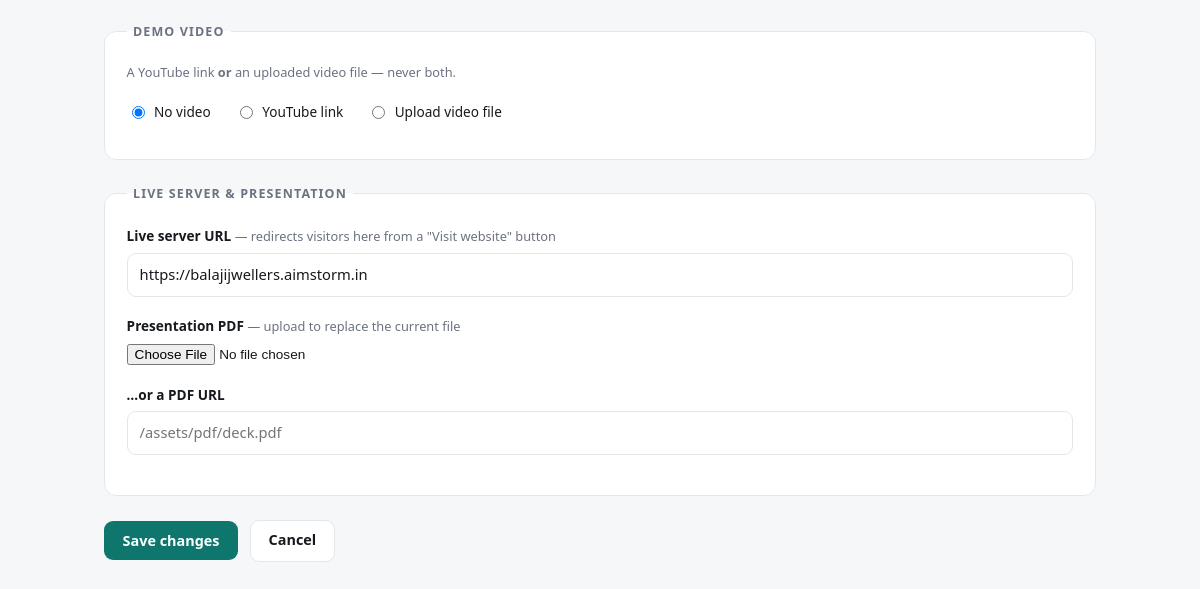
/admin/projects/2/edit (signed in, lower part), run on an earlier commit of the app's database.
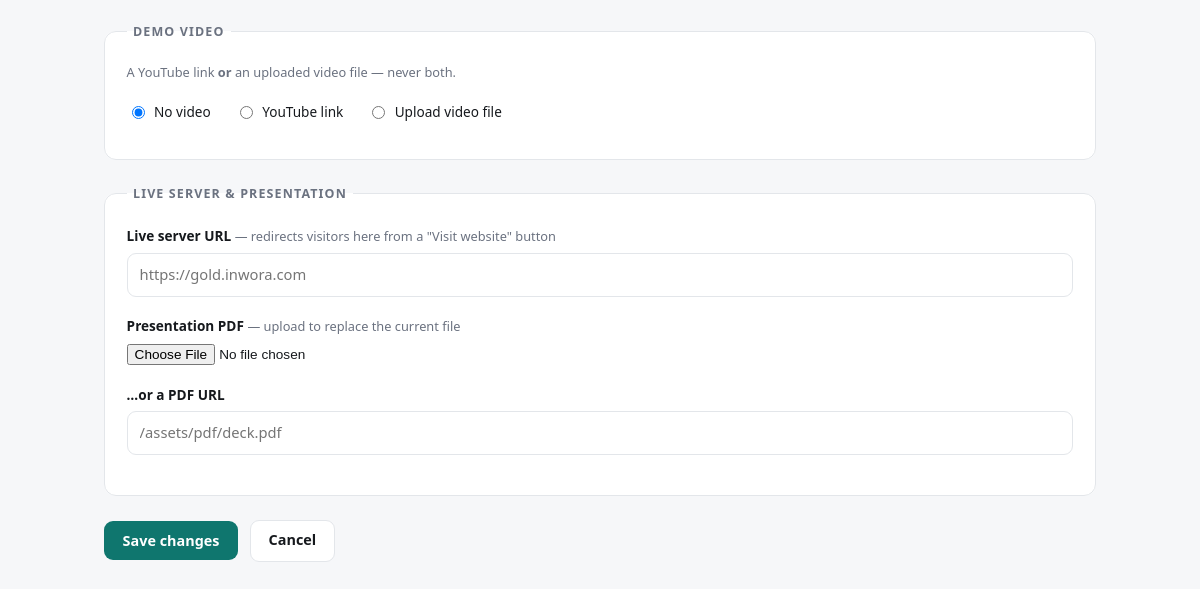
And on a later commit of the database.
### tables this page shows
CREATE TABLE IF NOT EXISTS `projects` (
  `id`           INT UNSIGNED NOT NULL AUTO_INCREMENT,
  `slug`         VARCHAR(160) NOT NULL,
  `title`        VARCHAR(200) NOT NULL,
  `category`     VARCHAR(120) NOT NULL,
  `short_desc`   TEXT         NOT NULL,
  `full_desc`    LONGTEXT     NOT NULL,
  `icon`         VARCHAR(60)  NOT NULL DEFAULT 'Layout',
  `banner`       VARCHAR(500) NOT NULL DEFAULT '',
  `video_type`   ENUM('youtube', 'upload') NULL DEFAULT NULL,
  `video_url`    VARCHAR(500) NULL,
  `video_file`   VARCHAR(500) NULL,
  `pdf_url`      VARCHAR(500) NULL,
  `live_url`     VARCHAR(500) NULL,
  `sort_order`   INT          NOT NULL DEFAULT 0,
  `is_published` TINYINT(1)   NOT NULL DEFAULT 1,
  `show_web_view`    TINYINT(1)   NOT NULL DEFAULT 1,
  `show_mobile_view` TINYINT(1)   NOT NULL DEFAULT 0,
  `created_at`   TIMESTAMP    NOT NULL DEFAULT CURRENT_TIMESTAMP,
  `updated_at`   TIMESTAMP    NOT NULL DEFAULT CURRENT_TIMESTAMP ON UPDATE CURRENT_TIMESTAMP,
  PRIMARY KEY (`id`),
  UNIQUE KEY `uq_projects_slug` (`slug`),
  KEY `idx_projects_listing` (`is_published`, `sort_order`)
);

### admin/controller.php (called while the page is built, shortened)
<?php
require_once dirname(__DIR__) . '/src/helpers.php';
require_once dirname(__DIR__) . '/src/ProjectRepository.php';
function view(string $name, array $data = []): void
{
    extract($data, EXTR_SKIP);
    require __DIR__ . '/views/' . $name . '.php';
    require __DIR__ . '/views/layout.php';
    exit;
}
function admin_project_form(?int $id): void
{
    $repo = new ProjectRepository();
    $project = null;
    if ($id !== null) {
        $project = $repo->findById($id);
    }
    view('project-form', [
        'title'   => $project ? 'Edit project' : 'New project',
        'project' => $project,
    ]);
}

### config/database.php (called while the page is built, shortened)
<?php
require_once __DIR__ . '/env.php';
function db(): PDO
{
    static $pdo = null;
    $dsn = sprintf(
        'mysql:host=%s;port=%d;dbname=%s;charset=utf8mb4',
        env('DB_HOST', '127.0.0.1'),
        env_int('DB_PORT', 3306),
        env('DB_DATABASE', 'inworalanding')
    );
    try {
        $pdo = new PDO($dsn, env('DB_USERNAME', 'root'), env('DB_PASSWORD', ''), [
            PDO::ATTR_ERRMODE            => PDO::ERRMODE_EXCEPTION,
            PDO::ATTR_DEFAULT_FETCH_MODE => PDO::FETCH_ASSOC,
            PDO::ATTR_EMULATE_PREPARES   => false,
        ]);
    } catch (PDOException $e) {
        throw new RuntimeException(
            'Database connection failed. Check the DB_* values in backend/.env and make sure MySQL is running. '
            . 'Original error: ' . $e->getMessage(),
            0,
            $e
        );
    }
    return $pdo;
}

### src/ProjectRepository.php (called while the page is built, shortened)
<?php
require_once dirname(__DIR__) . '/config/database.php';
require_once __DIR__ . '/helpers.php';
class ProjectRepository
{
    private PDO $db;
    public function __construct(?PDO $db = null)
    {
        $this->db = $db ?? db();
    }
    public function findById(int $id): ?array
    {
        $stmt = $this->db->prepare('SELECT * FROM projects WHERE id = ?');
        $stmt->execute([$id]);
        $project = $stmt->fetch();
        return $project ? $this->attachChildren([$project])[0] : null;
    }
    private function attachChildren(array $projects): array
    {
        $ids = array_column($projects, 'id');
        $tags = $this->childrenFor('project_tags', 'tag', $ids);
        $features = $this->childrenFor('project_features', 'feature', $ids);
        $banners = $this->bannersFor($ids);
        $mobileBanners = $this->mobileBannersFor($ids);
        foreach ($projects as &$project) {
            $project['id'] = (int) $project['id'];
            $project['sort_order'] = (int) $project['sort_order'];
            $project['is_published'] = (int) $project['is_published'];
            $project['show_web_view'] = (int) ($project['show_web_view'] ?? 1);
            $project['show_mobile_view'] = (int) ($project['show_mobile_view'] ?? 0);
            $project['tags'] = $tags[$project['id']] ?? [];
            $project['features'] = $features[$project['id']] ?? [];
            $project['banners'] = $banners[$project['id']] ?? [];
        }
        return $projects;
    }
    private function bannersFor(array $projectIds): array
    {
        $placeholders = implode(', ', array_fill(0, count($projectIds), '?'));
        $stmt = $this->db->prepare(
            "SELECT id, project_id, image, sort_order FROM project_banners
             WHERE project_id IN ($placeholders) ORDER BY sort_order ASC, id ASC"
        );
        $stmt->execute($projectIds);
        $grouped = [];
        foreach ($stmt->fetchAll() as $row) {
            $grouped[(int) $row['project_id']][] = [
                'id'         => (int) $row['id'],
                'image'      => $row['image'],
                'sort_order' => (int) $row['sort_order'],
            ];
        }
        return $grouped;
    }
    private function mobileBannersFor(array $projectIds): array
    {
        $placeholders = implode(', ', array_fill(0, count($projectIds), '?'));
        $stmt = $this->db->prepare(
            "SELECT id, project_id, image, sort_order FROM project_mobile_banners
             WHERE project_id IN ($placeholders) ORDER BY sort_order ASC, id ASC"
        );
        $stmt->execute($projectIds);
        $grouped = [];
        foreach ($stmt->fetchAll() as $row) {
            $grouped[(int) $row['project_id']][] = [
                'id'         => (int) $row['id'],
                'image'      => $row['image'],
                'sort_order' => (int) $row['sort_order'],
            ];
        }
        return $grouped;
    }
    private function childrenFor(string $table, string $column, array $projectIds): array
    {
        $placeholders = implode(', ', array_fill(0, count($projectIds), '?'));
        $stmt = $this->db->prepare(
            "SELECT project_id, $column FROM $table WHERE project_id IN ($placeholders) ORDER BY sort_order ASC, id ASC"
        );
        $stmt->execute($projectIds);
        $grouped = [];
        foreach ($stmt->fetchAll() as $row) {
            $grouped[(int) $row['project_id']][] = $row[$column];
        }
        return $grouped;
    }
}

### src/helpers.php (called while the page is built, shortened)
<?php
require_once dirname(__DIR__) . '/config/env.php';
function base_url(): string
{
    static $base = null;
    if ($base !== null) {
        return $base;
    }
    $host = $_SERVER['HTTP_HOST'] ?? '';
    $https = (!empty($_SERVER['HTTPS']) && strtolower((string) $_SERVER['HTTPS']) !== 'off')
        || (($_SERVER['HTTP_X_FORWARDED_PROTO'] ?? '') === 'https');
    $prefix = rtrim(parse_url(env('APP_URL', ''), PHP_URL_PATH) ?: '', '/');
    return $base = ($https ? 'https' : 'http') . '://' . $host . $prefix;
}
function url(string $path = ''): string
{
    $cleanPath = '/' . ltrim($path, '/');
    if (str_starts_with($cleanPath, '/assets/')) {
        $frontendUrl = rtrim(env('FRONTEND_URL', ''), '/');
        if ($frontendUrl !== '') {
            return $frontendUrl . $cleanPath;
        }
        return $cleanPath;
    }
    return base_url() . $cleanPath;
}
function e(?string $value): string
{
    return htmlspecialchars($value ?? '', ENT_QUOTES | ENT_SUBSTITUTE, 'UTF-8');
}

### config/env.php (called while the page is built, shortened)
<?php
function env(string $key, ?string $default = null): ?string
{
    if (isset($_ENV[$key])) {
        return $_ENV[$key];
    }
    $value = getenv($key);
    return $value !== false ? $value : $default;
}

### admin/views/project-form.php (the view, shortened to what the changed rows need)
<?php
$isEdit = $project !== null;
$action = $isEdit ? url('/admin/projects/' . $project['id']) : url('/admin/projects');
$val = static fn (string $key, string $default = '') => e((string) ($project[$key] ?? $default));
$videoMode = $project['video_type'] ?? 'none';
?>
<form method="post" action="<?= e($action) ?>" enctype="multipart/form-data">
  <fieldset>
    <div class="video-mode-options">
      <label>
        <input type="radio" name="video_mode" value="none" <?= $videoMode === 'none' ? 'checked' : '' ?>>
        No video
      </label>
      <label>
        <input type="radio" name="video_mode" value="youtube" <?= $videoMode === 'youtube' ? 'checked' : '' ?>>
        YouTube link
      </label>
      <label>
        <input type="radio" name="video_mode" value="upload" <?= $videoMode === 'upload' ? 'checked' : '' ?>>
        Upload video file
      </label>
    </div>
  </fieldset>
  <fieldset>
    <div class="field">
      <label for="live_url">Live server URL <span class="hint">— redirects visitors here from a "Visit website" button</span></label>
      <input type="text" id="live_url" name="live_url" value="<?= $val('live_url') ?>" placeholder="https://gold.inwora.com">
    </div>
  </fieldset>
</form>

What changed in the data, as far as the page shows it:
changed projects "☑ No video": live_url "https://balajijwellers.aimstorm.in" → (not shown)
